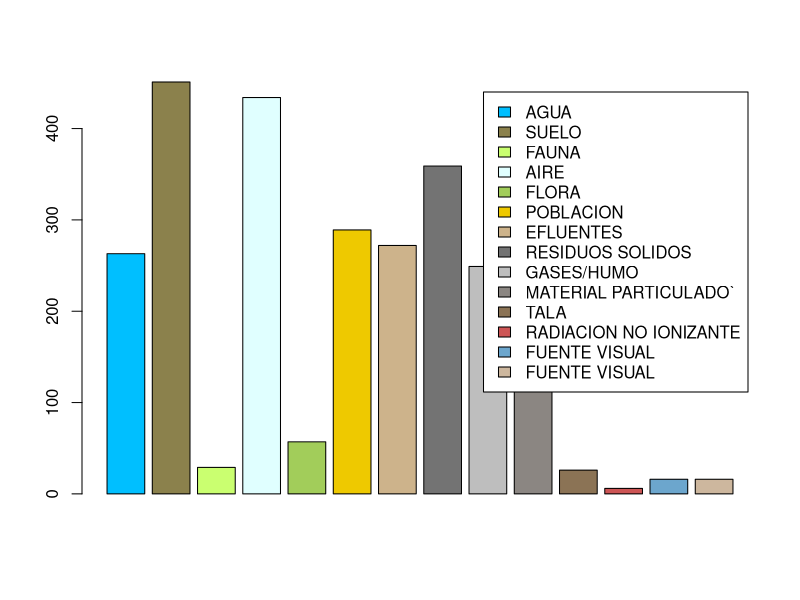
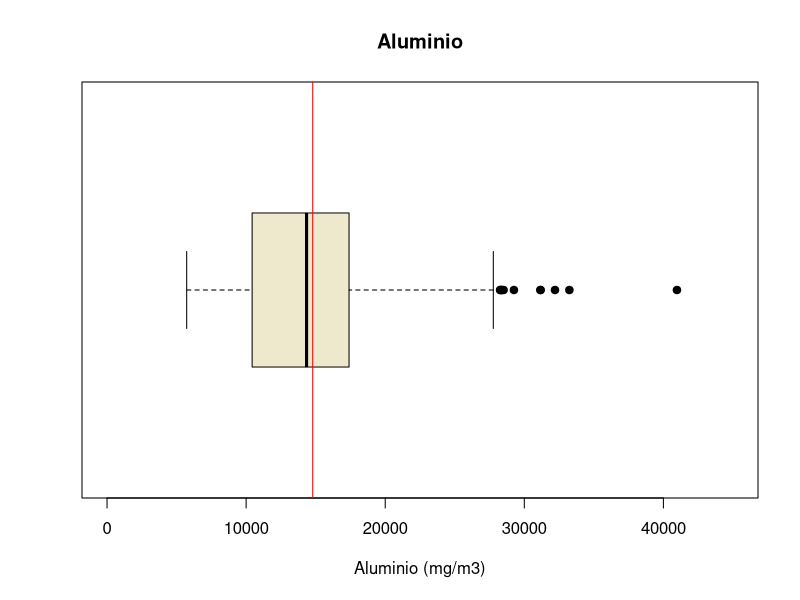
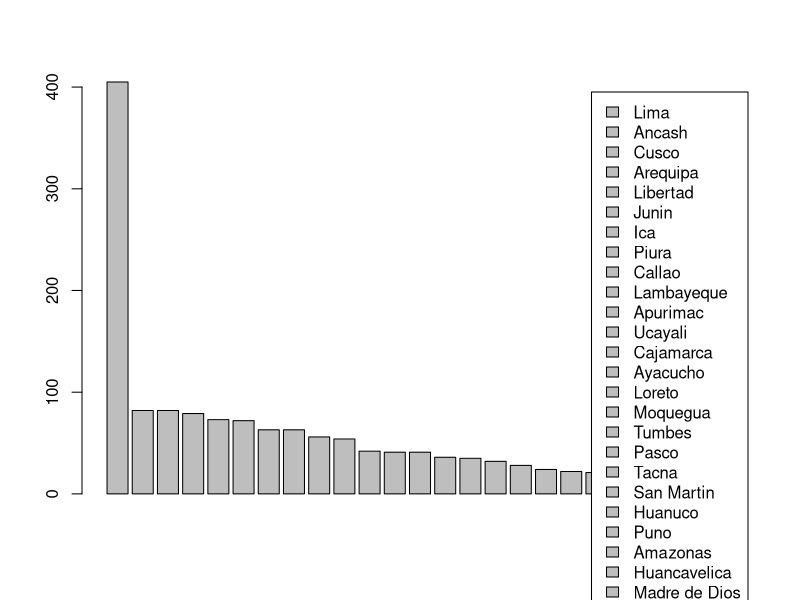
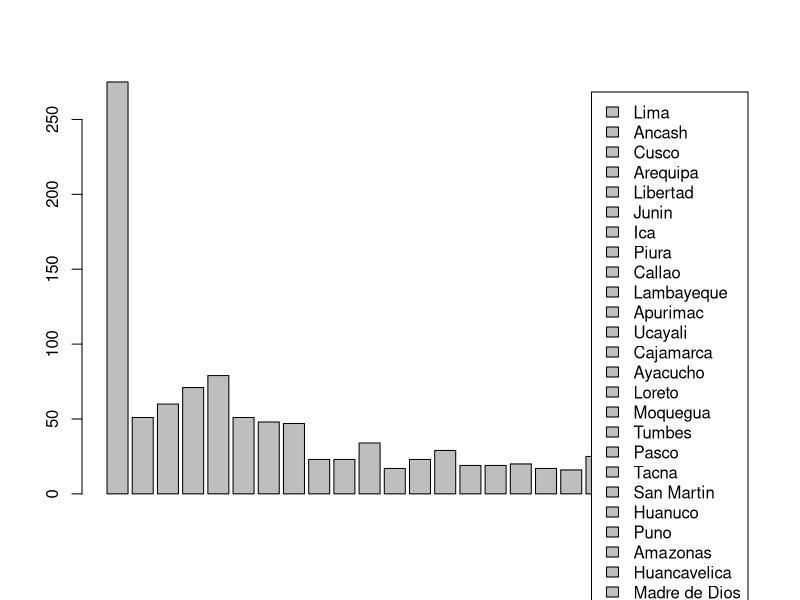
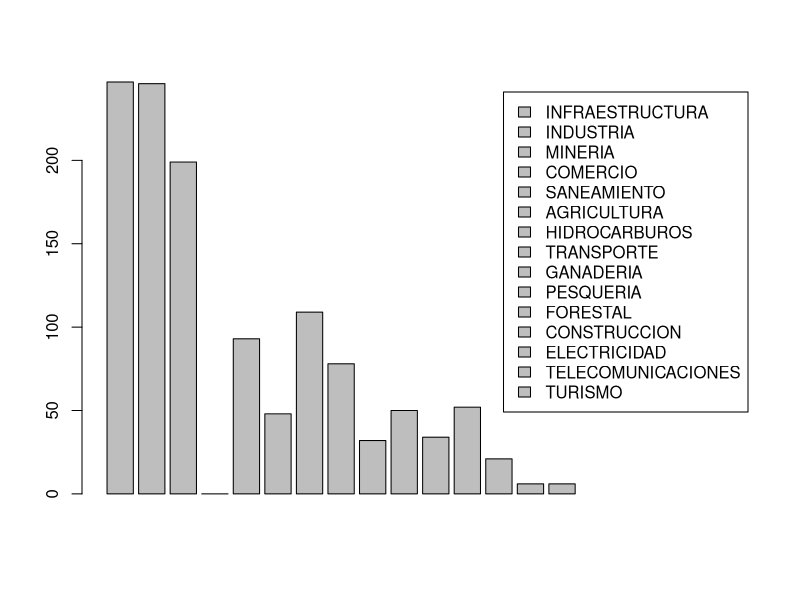
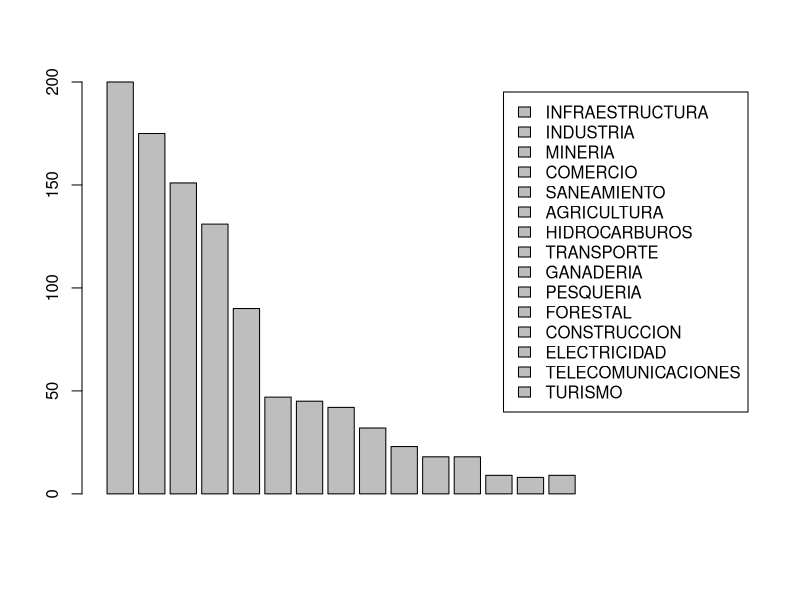
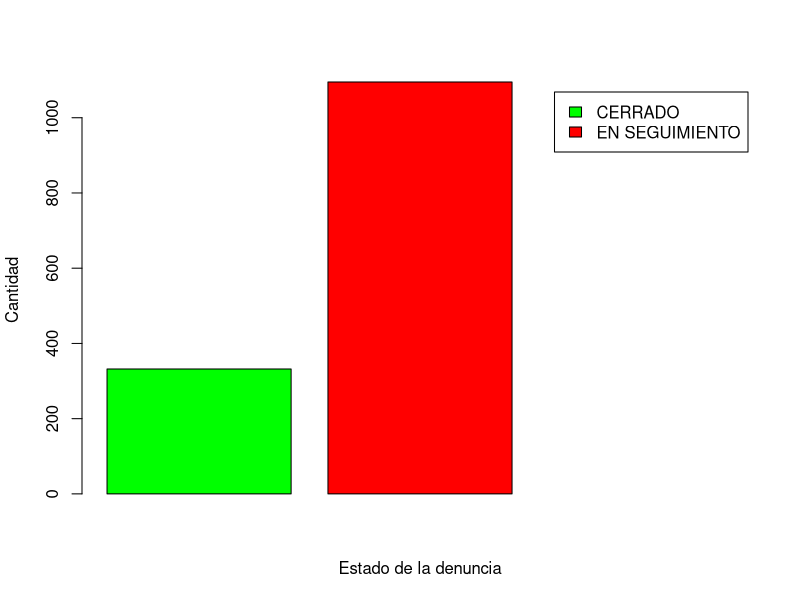
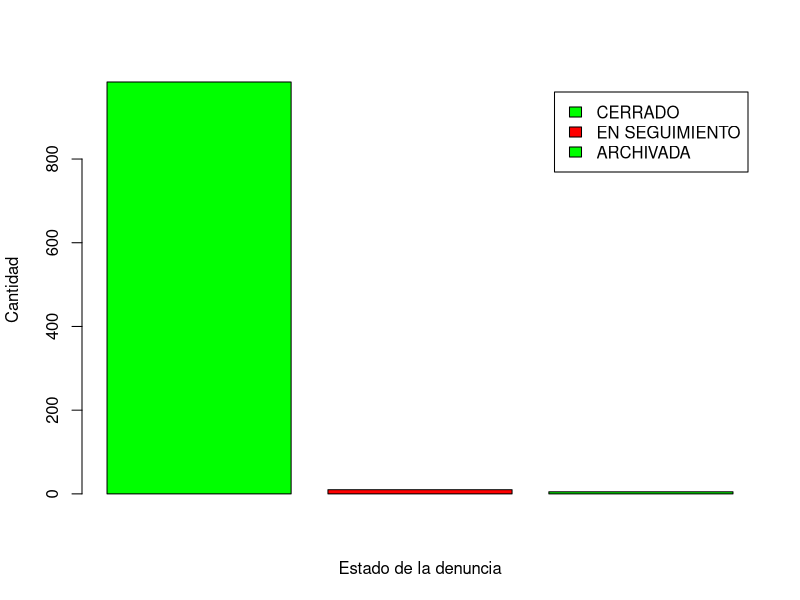

The R source for these figures, in order:
## ---- chunk 1
rm(list=ls()) 
## ---- chunk 2
library(readr)
library(dplyr)
## ---- chunk 3
DD1920 <- read_csv("Denuncias1920.csv")
DD18 <- read_csv("Denuncias-18.csv")
CAS <- read_csv("CAS.csv")
## ---- chunk 4

Obs <- c("Observaciones","Observaciones incompletas","Datos faltantes", "Variables Totales")
N <- c(nrow(DD18),sum(!complete.cases(DD18)),sum(is.na(DD18)), ncol(DD18) )
OB1 <- data.frame(Obs,N)
OB1
## ---- chunk 5

Obs3 <- c("Observaciones","Observaciones incompletas","Datos faltantes", "Variables Totales")
N3 <- c(nrow(DD1920),sum(!complete.cases(DD1920)),sum(is.na(DD1920)), ncol(DD1920) )
OB3 <- data.frame(Obs3,N3)
OB3
## ---- chunk 6

Obs2 <- c("Observaciones","Observaciones incompletas","Datos faltantes", "Variables Totales")
N2 <- c(nrow(CAS),sum(!complete.cases(CAS)),sum(is.na(CAS)), ncol(CAS))
OB2 <- data.frame(Obs2,N2)
OB2
## ---- chunk 7
Variables <- c("Departamento", "Provincia" ,"Distrito", "Actividad económica","Tipo de contaminacion","ESTE","NORTE","Aluminio",	"Antimonio",	"Arsénico",	"Bario",	"Berilio",	"Bismuto",	"Boro",	"Cadmio")
`Tipo_de_Variable` <- c("Nominal","Nominal","Nominal","Nominal","Nominal","Discretas","Discretas","Discretas","Discretas","Discretas","Discretas","Discretas","Discretas","Discretas","Discretas")


ED <- data.frame(Variables,`Tipo_de_Variable`)
ED
## ---- chunk 8
tipo <- c("AGUA","SUELO","FAUNA","AIRE","FLORA","POBLACION","EFLUENTES","RESIDUOS SOLIDOS","GASES/HUMO","MATERIAL PARTICULADO`","TALA","RADIACION NO IONIZANTE","FUENTE VISUAL","FUENTE VISUAL")

cantidad <- c(sum(DD1920$AGUA),
sum(DD1920$SUELO),sum(DD1920$FAUNA),sum(DD1920$AIRE),
sum(DD1920$FLORA),sum(DD1920$POBLACION),sum(DD1920$EFLUENTES),sum(DD1920$`RESIDUOS SOLIDOS`),sum(DD1920$`GASES/HUMO`),sum(DD1920$`MATERIAL PARTICULADO`),sum(DD1920$TALA),sum(DD1920$`RADIACION NO IONIZANTE`),sum(DD1920$`FUENTE VISUAL`),sum(DD1920$`FUENTE VISUAL`))

colores <- c("deepskyblue1","lightgoldenrod4","darkolivegreen1", "lightcyan","darkolivegreen3","gold2","navajowhite3","gray45","gray","seashell4","burlywood4", "indianred3", "skyblue3", "bisque3")

DDA<-data.frame(tipo, cantidad)
barplot(DDA[1:14,2],legend=c("AGUA","SUELO","FAUNA","AIRE","FLORA","POBLACION","EFLUENTES","RESIDUOS SOLIDOS","GASES/HUMO","MATERIAL PARTICULADO`","TALA","RADIACION NO IONIZANTE","FUENTE VISUAL","FUENTE VISUAL"), col =colores)
## ---- chunk 9
boxplot(CAS$Aluminio, horizontal = TRUE, main = "Aluminio", col="cornsilk2", xlab= "Aluminio (mg/m3)",pch= 19, ylim=c(0,45000) )
abline(v = mean(CAS$Aluminio, na.rm = TRUE, ), col = "red")
mean(CAS$Aluminio, na.rm=TRUE, col="red")
median(CAS$Aluminio, na.rm=TRUE)
## ---- chunk 10
#DEnuncias 2018

DEP18 <- c("Lima","Ancash","Cusco", "Arequipa","Libertad", "Junin","Ica","Piura","Callao","Lambayeque","Apurimac","Ucayali","Cajamarca","Ayacucho","Loreto" ,"Moquegua","Tumbes","Pasco","Tacna","San Martin","Huanuco","Puno","Amazonas","Huancavelica","Madre de Dios")

CAN18 <- c(sum(DD18$DEPARTAMENTO == "LIMA"),sum(DD18$DEPARTAMENTO == "ANCASH"),sum(DD18$DEPARTAMENTO == "CUSCO"),sum(DD18$DEPARTAMENTO == "AREQUIPA"),sum(DD18$DEPARTAMENTO == "LA LIBERTAD"),sum(DD18$DEPARTAMENTO == "JUNIN"),sum(DD18$DEPARTAMENTO == "ICA"),sum(DD18$DEPARTAMENTO == "PIURA"),sum(DD18$DEPARTAMENTO == "CALLAO"),sum(DD18$DEPARTAMENTO == "LAMBAYEQUE"),sum(DD18$DEPARTAMENTO == "APURIMAC"),sum(DD18$DEPARTAMENTO == "UCAYALI"),sum(DD18$DEPARTAMENTO == "CAJAMARCA"),sum(DD18$DEPARTAMENTO == "AYACUCHO"),sum(DD18$DEPARTAMENTO == "LORETO"),sum(DD18$DEPARTAMENTO == "MOQUEGUA"),sum(DD18$DEPARTAMENTO == "TUMBES"),sum(DD18$DEPARTAMENTO == "PASCO"),sum(DD18$DEPARTAMENTO == "TACNA"),sum(DD18$DEPARTAMENTO == "SAN MARTIN"),sum(DD18$DEPARTAMENTO == "HUANUCO"),sum(DD18$DEPARTAMENTO == "PUNO"),sum(DD18$DEPARTAMENTO == "AMAZONAS"),sum(DD18$DEPARTAMENTO == "HUANCAVELICA"),sum(DD18$DEPARTAMENTO == "MADRE DE DIOS"))

Tabla18 <- data.frame(DEP18,CAN18)
Tabla18


## ---- chunk 11
barplot(Tabla18[1:25,2],legend=c("Lima","Ancash","Cusco", "Arequipa","Libertad", "Junin","Ica","Piura","Callao","Lambayeque","Apurimac","Ucayali","Cajamarca","Ayacucho","Loreto" ,"Moquegua","Tumbes","Pasco","Tacna","San Martin","Huanuco","Puno","Amazonas","Huancavelica","Madre de Dios"))
## ---- chunk 12
#denuncias 2019-2020

DEP1920 <- c("Lima","Ancash","Cusco", "Arequipa","Libertad", "Junin","Ica","Piura","Callao","Lambayeque","Apurimac","Ucayali","Cajamarca","Ayacucho","Loreto" ,"Moquegua","Tumbes","Pasco","Tacna","San Martin","Huanuco","Puno","Amazonas","Huancavelica","Madre de Dios")

CAN1920 <- c(sum(DD1920$DEPARTAMENTO == "LIMA"),sum(DD1920$DEPARTAMENTO == "ANCASH"),sum(DD1920$DEPARTAMENTO == "CUSCO"),sum(DD1920$DEPARTAMENTO == "AREQUIPA"),sum(DD1920$DEPARTAMENTO == "LA LIBERTAD"),sum(DD1920$DEPARTAMENTO == "JUNIN"),sum(DD1920$DEPARTAMENTO == "ICA"),sum(DD1920$DEPARTAMENTO == "PIURA"),sum(DD1920$DEPARTAMENTO == "CALLAO"),sum(DD1920$DEPARTAMENTO == "LAMBAYEQUE"),sum(DD1920$DEPARTAMENTO == "APURIMAC"),sum(DD1920$DEPARTAMENTO == "UCAYALI"),sum(DD1920$DEPARTAMENTO == "CAJAMARCA"),sum(DD1920$DEPARTAMENTO == "AYACUCHO"),sum(DD1920$DEPARTAMENTO == "LORETO"),sum(DD1920$DEPARTAMENTO == "MOQUEGUA"),sum(DD1920$DEPARTAMENTO == "TUMBES"),sum(DD1920$DEPARTAMENTO == "PASCO"),sum(DD1920$DEPARTAMENTO == "TACNA"),sum(DD1920$DEPARTAMENTO == "SAN MARTIN"),sum(DD1920$DEPARTAMENTO == "HUANUCO"),sum(DD1920$DEPARTAMENTO == "PUNO"),sum(DD1920$DEPARTAMENTO == "AMAZONAS"),sum(DD1920$DEPARTAMENTO == "HUANCAVELICA"),sum(DD1920$DEPARTAMENTO == "MADRE DE DIOS"))

Tabla1920 <- data.frame(DEP1920,CAN1920)
Tabla1920

## ---- chunk 13
barplot(Tabla1920[1:25,2],legend=c("Lima","Ancash","Cusco", "Arequipa","Libertad", "Junin","Ica","Piura","Callao","Lambayeque","Apurimac","Ucayali","Cajamarca","Ayacucho","Loreto" ,"Moquegua","Tumbes","Pasco","Tacna","San Martin","Huanuco","Puno","Amazonas","Huancavelica","Madre de Dios"))
## ---- chunk 14
#Sector economico 2018
ACTECO18 <- c("INFRAESTRUCTURA","INDUSTRIA", "MINERIA","COMERCIO","SANEAMIENTO","AGRICULTURA","HIDROCARBUROS","TRANSPORTE","GANADERIA","PESQUERIA","FORESTAL","CONSTRUCCION","ELECTRICIDAD","TELECOMUNICACIONES","TURISMO" )

CAN18 <- c(sum(DD18$SECTOR == "INFRAESTRUCTURA"),sum(DD18$SECTOR == "INDUSTRIA"),sum(DD18$SECTOR == "MINERIA"),sum(DD18$DD18$SECTOR== "COMERCIO"),sum(DD18$SECTOR == "SANEAMIENTO"),sum(DD18$SECTOR == "AGRICULTURA"),sum(DD18$SECTOR== "HIDROCARBUROS"),sum(DD18$SECTOR == "TRANSPORTE"),sum(DD18$SECTOR == "GANADERIA"),sum(DD18$SECTOR == "PESQUERIA"),sum(DD18$SECTOR== "FORESTAL"),sum(DD18$SECTOR == "CONSTRUCCION"),sum(DD18$SECTOR == "ELECTRICIDAD"),sum(DD18$SECTOR == "TELECOMUNICACIONES"),sum(DD18$SECTOR == "TURISMO"))

tabla18 <- data.frame(ACTECO18,CAN18)

barplot(tabla18[1:20,2], legend= c("INFRAESTRUCTURA","INDUSTRIA", "MINERIA","COMERCIO","SANEAMIENTO","AGRICULTURA","HIDROCARBUROS","TRANSPORTE","GANADERIA","PESQUERIA","FORESTAL","CONSTRUCCION","ELECTRICIDAD","TELECOMUNICACIONES","TURISMO" ))
## ---- chunk 15
#Sector economico 2019-2020
ACTECO1920 <- c("INFRAESTRUCTURA","INDUSTRIA", "MINERIA","COMERCIO","SANEAMIENTO","AGRICULTURA","HIDROCARBUROS","TRANSPORTE","GANADERIA","PESQUERIA","FORESTAL","CONSTRUCCION","ELECTRICIDAD","TELECOMUNICACIONES","TURISMO" )

CAN1920 <- c(sum(DD1920$`ACTIVIDAD ECONOMICA` == "INFRAESTRUCTURA"),sum(DD1920$`ACTIVIDAD ECONOMICA` == "INDUSTRIA"),sum(DD1920$`ACTIVIDAD ECONOMICA` == "MINERIA"),sum(DD1920$`ACTIVIDAD ECONOMICA`== "COMERCIO"),sum(DD1920$`ACTIVIDAD ECONOMICA` == "SANEAMIENTO"),sum(DD1920$`ACTIVIDAD ECONOMICA` == "AGRICULTURA"),sum(DD1920$`ACTIVIDAD ECONOMICA`== "HIDROCARBUROS"),sum(DD1920$`ACTIVIDAD ECONOMICA` == "TRANSPORTE"),sum(DD1920$`ACTIVIDAD ECONOMICA` == "GANADERIA"),sum(DD1920$`ACTIVIDAD ECONOMICA` == "PESQUERIA"),sum(DD1920$`ACTIVIDAD ECONOMICA`== "FORESTAL"),sum(DD1920$`ACTIVIDAD ECONOMICA` == "CONSTRUCCION"),sum(DD1920$`ACTIVIDAD ECONOMICA` == "ELECTRICIDAD"),sum(DD1920$`ACTIVIDAD ECONOMICA` == "TELECOMUNICACIONES"),sum(DD1920$`ACTIVIDAD ECONOMICA` == "TURISMO"))

tabla1920 <- data.frame(ACTECO1920,CAN1920)

barplot(tabla1920[1:20,2], legend= c("INFRAESTRUCTURA","INDUSTRIA", "MINERIA","COMERCIO","SANEAMIENTO","AGRICULTURA","HIDROCARBUROS","TRANSPORTE","GANADERIA","PESQUERIA","FORESTAL","CONSTRUCCION","ELECTRICIDAD","TELECOMUNICACIONES","TURISMO" ))
## ---- chunk 16
estado <- c("Cerrado", "En Seguimiento")
cantidad_d <- c(sum(DD18$ESTADO == "CERRADA"),sum(DD18$ESTADO == "EN SEGUIMIENTO"))
color <- c("green", "red")
DDS<-data.frame(estado, cantidad_d)
DDS
barplot(DDS[1:3,2], legend = c("CERRADO", "EN SEGUIMIENTO"), col = color, xlab = "Estado de la denuncia", ylab = "Cantidad")
## ---- chunk 17
estado_19 <- c("Cerrado", "En Seguimiento","Archivado")
cantidad_d_19 <- c(sum(DD1920$ESTADO == "CERRADA"),sum(DD1920$ESTADO == "EN SEGUIMIENTO"),sum(DD1920$ESTADO == "ARCHIVADA"))
color <- c("green", "red")
DDS_19<-data.frame(estado_19, cantidad_d_19)
barplot(DDS_19[1:3,2], legend = c("CERRADO", "EN SEGUIMIENTO", "ARCHIVADA"), col = color, xlab = "Estado de la denuncia", ylab = "Cantidad")
## ---- chunk 18

table(CAS$Cromo > 1 & CAS$Cromo < 1500)
#contaminacion por niquel
table(CAS$Níquel > 1 & CAS$Níquel < 1500)
table(CAS$Plomo > 1 & CAS$Plomo < 1500)
table(CAS$Zinc > 1 & CAS$Zinc < 1500)

## ---- chunk 19
table(CAS$Cobre > 0.1 & CAS$Cobre < 250)
# Contaminacion por cobalto
table(CAS$Cobalto > 0.1 & CAS$Cobalto < 250)
# Contaminacion por arsenico
table(CAS$Arsénico > 0.1 & CAS$Arsénico < 250)
